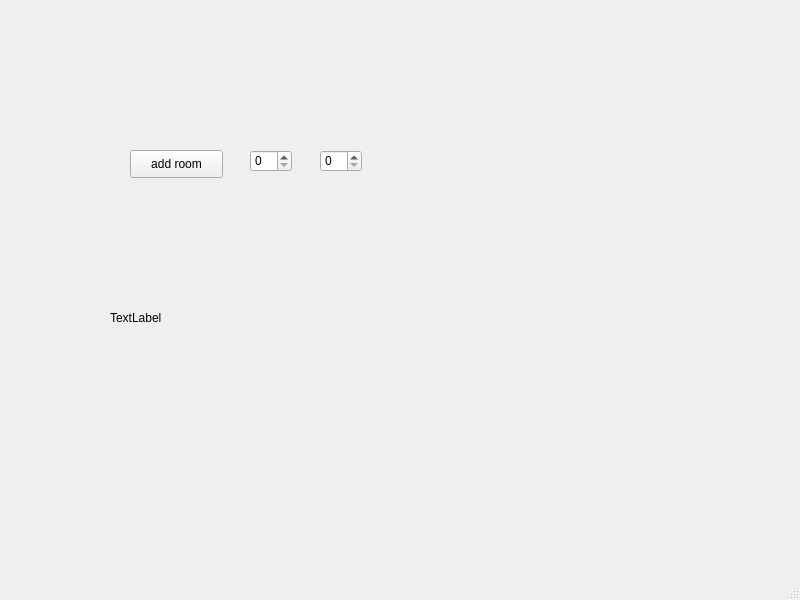
<?xml version="1.0" encoding="UTF-8"?>
<ui version="4.0">
 <class>MainWindow</class>
 <widget class="QMainWindow" name="MainWindow">
  <property name="geometry">
   <rect>
    <x>0</x>
    <y>0</y>
    <width>800</width>
    <height>600</height>
   </rect>
  </property>
  <property name="cursor">
   <cursorShape>ArrowCursor</cursorShape>
  </property>
  <property name="windowTitle">
   <string>MainWindow</string>
  </property>
  <widget class="QWidget" name="centralwidget">
   <widget class="QPushButton" name="pushButton">
    <property name="geometry">
     <rect>
      <x>130</x>
      <y>150</y>
      <width>93</width>
      <height>28</height>
     </rect>
    </property>
    <property name="text">
     <string>add room</string>
    </property>
   </widget>
   <widget class="QSpinBox" name="spinBox">
    <property name="geometry">
     <rect>
      <x>250</x>
      <y>150</y>
      <width>42</width>
      <height>22</height>
     </rect>
    </property>
   </widget>
   <widget class="QSpinBox" name="spinBox_2">
    <property name="geometry">
     <rect>
      <x>320</x>
      <y>150</y>
      <width>42</width>
      <height>22</height>
     </rect>
    </property>
   </widget>
   <widget class="QLabel" name="label">
    <property name="geometry">
     <rect>
      <x>110</x>
      <y>310</y>
      <width>55</width>
      <height>16</height>
     </rect>
    </property>
    <property name="text">
     <string>TextLabel</string>
    </property>
    <property name="buddy">
     <cstring>pushButton</cstring>
    </property>
   </widget>
  </widget>
  <widget class="QMenuBar" name="menubar">
   <property name="geometry">
    <rect>
     <x>0</x>
     <y>0</y>
     <width>800</width>
     <height>26</height>
    </rect>
   </property>
  </widget>
  <widget class="QStatusBar" name="statusbar"/>
 </widget>
 <resources/>
 <connections/>
</ui>
